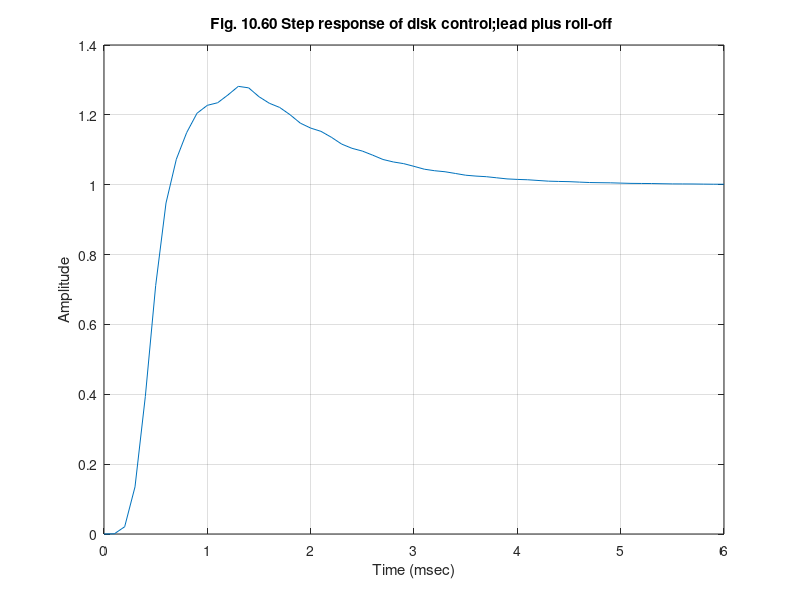

Source code (MATLAB): (Note: this script raises an error after producing the figure.)
%  Figure 10.60      Feedback Control of Dynamic Systems, 6e
%                        Franklin, Powell, Emami
%
% script for disk read/write head control design
% the design is based on 1/s^2 with robustness
% with respect to a resonance of damping zeta = z at wm.
% the design calls for a single lead selected to maximize wc
% the phase margin is set by alpha = a
% the compensator has a second order roll-off filter
% the resonance is 'gain stabilized' with GM 
% the time is scaled to milliseconds
wm= 5*pi
z=.05;
GM = 4;
a=0.1;
% input the nominal plant with a gain of 1.
numGo=1;
denGo= [1 0 0];
sysGo=tf(numGo,denGo);
% input the plant with the resonance
numG= [1/(50*pi) 1];
denG=[1/(25*pi^2) 1/(50*pi) 1  0 0];
sysG=tf(numG,denG);
% Define the design constant
A = ((a*2*z)/(GM))^.333;
% PM >50; we have selected alpha = a = 0.1
Tinv= A*wm*sqrt(a);
T=1/Tinv;
wc =  A*wm
% K =  wc^2;
K=  wc^2;
% Input the lead compensation
numD =K*sqrt(a)*[T 1];
denD = [a*T 1];
sysD=tf(numD,denD);
% Now design the roll-off filter
w1=wm*sqrt(A/sqrt(a));
% design the roll-off damping
z1=.3 ;
numF=1;
denF=[1/w1^2  2*z1/w1 1];
sysF=tf(numF,denF);
% now compute the entire compensation
sysDc=sysD*sysF;
sysOLo=sysD*sysGo;
sysOL=sysDc*sysG;
% bode(sysOLo);
% hold on
clf;
sysH=tf(1,1);
sysCL=feedback(sysOL,sysH);
t=0:0.1:6;
[y,t]=step(sysCL,t);
plot(t,y);
xlabel('Time (msec)');
ylabel('Amplitude');
grid on
title('Fig. 10.60 Step response of disk control;lead plus roll-off ')
%grid
nicegrid
